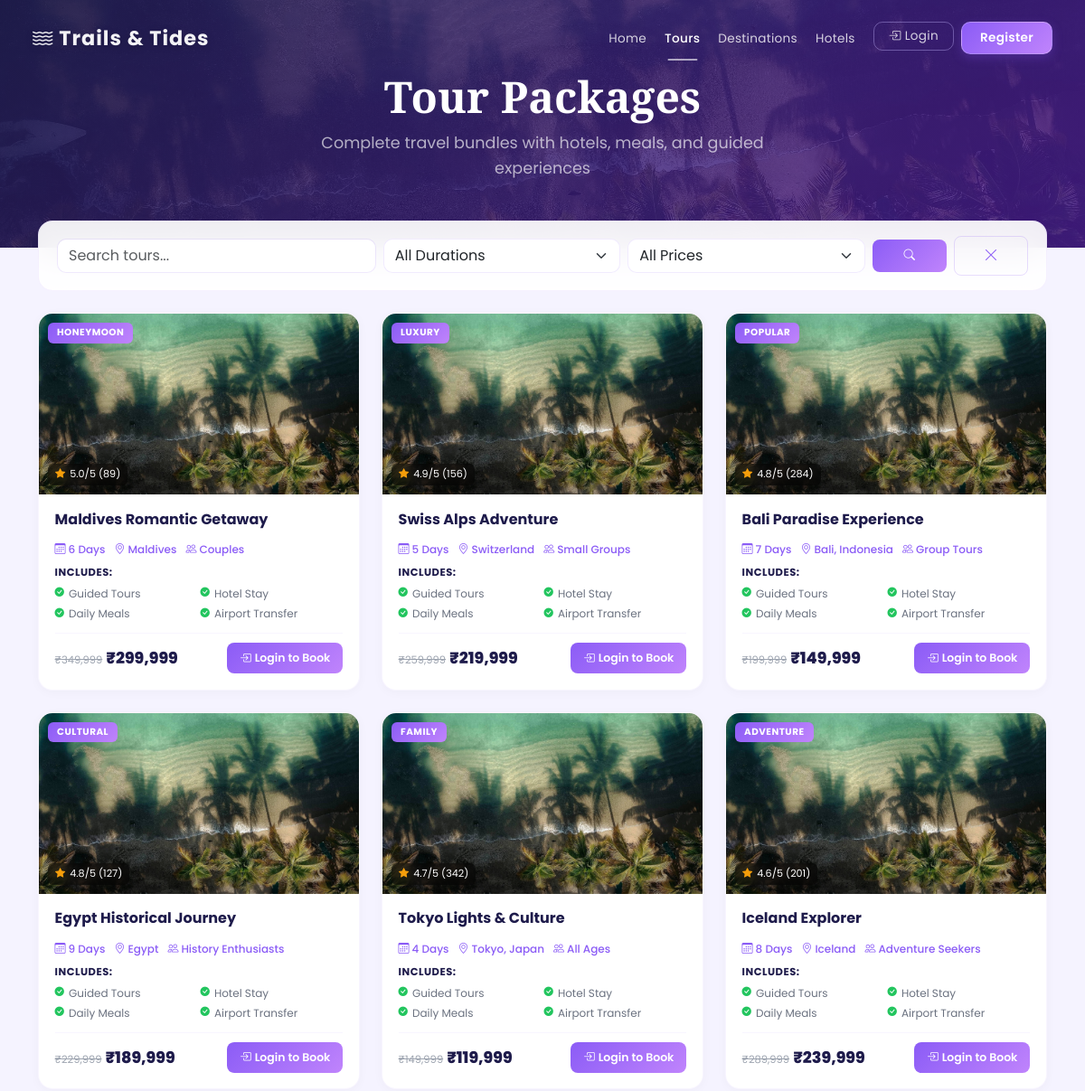
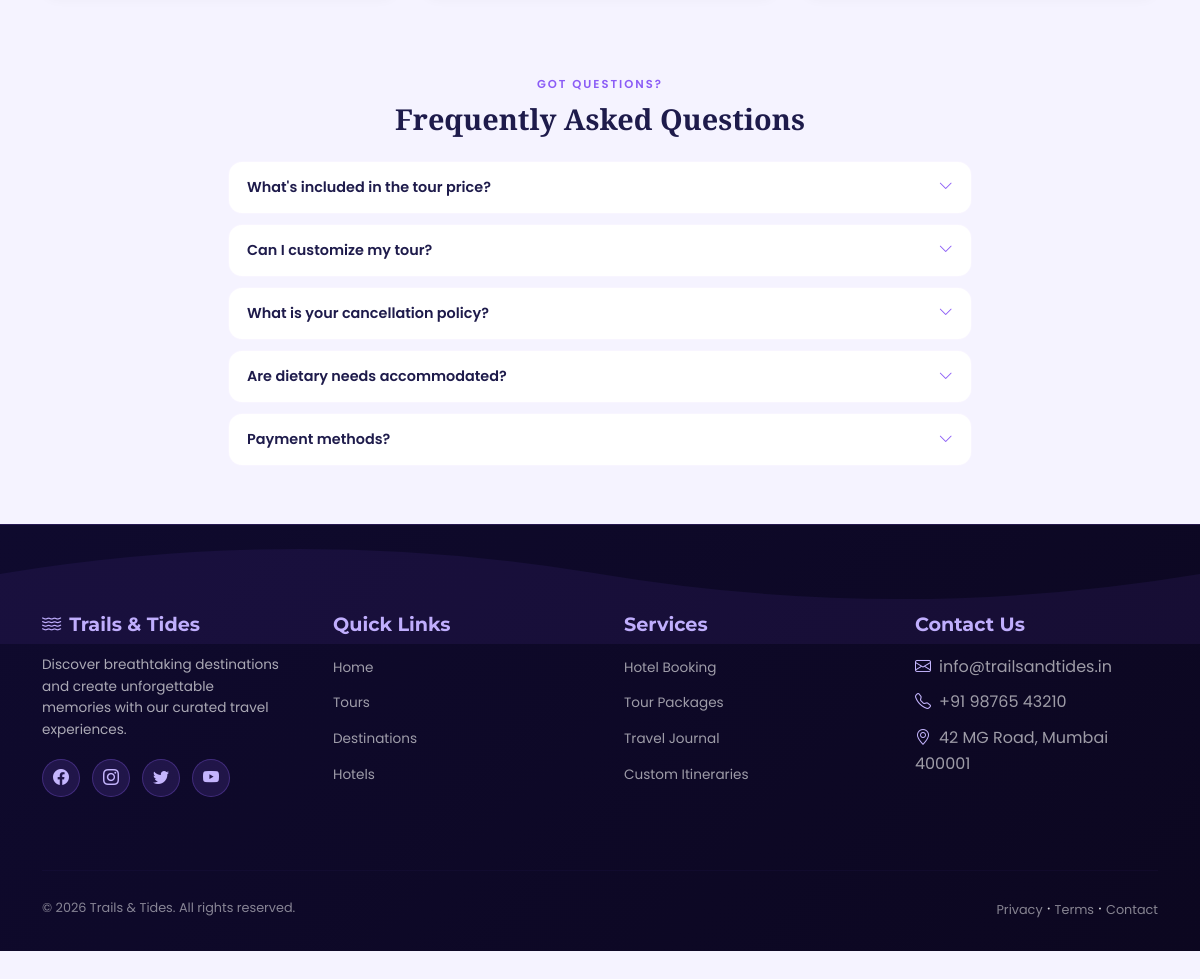
The app's page /tours.php with its own data (2 pictures, top to bottom).
### tables this page shows
CREATE TABLE IF NOT EXISTS tours (
    id INT AUTO_INCREMENT PRIMARY KEY,
    title VARCHAR(200) NOT NULL,
    description TEXT,
    destination VARCHAR(100),
    duration INT DEFAULT 5,
    price DECIMAL(12,2),
    original_price DECIMAL(12,2),
    image_url VARCHAR(500),
    rating DECIMAL(2,1) DEFAULT 4.5,
    reviews INT DEFAULT 0,
    tag VARCHAR(50),
    group_type VARCHAR(50),
    inclusions TEXT,
    created_at TIMESTAMP DEFAULT CURRENT_TIMESTAMP
);

### tours.php (the view, shortened to what this page needs)
<?php include("includes/header.php"); ?>
<?php
$tours_data = $conn->query("SELECT * FROM tours ORDER BY rating DESC");
$tours = [];
if ($tours_data && $tours_data->num_rows > 0) {
    while ($row = $tours_data->fetch_assoc()) {
        $row['inc'] = ['Guided Tours','Hotel Stay','Daily Meals','Airport Transfer'];
        $tours[] = $row;
    }
}
?>
<div class="tours-hero">
    <div class="container">
        <h1 data-aos="fade-up">Tour Packages</h1>
        <p data-aos="fade-up" data-aos-delay="100">Complete travel bundles with hotels, meals, and guided experiences</p>
    </div>
</div>
<div class="container">
    <div class="tours-filter-bar" data-aos="fade-up">
        <div class="row g-2 align-items-center">
            <div class="col-md-4">
                <input type="text" class="form-control" placeholder="Search tours..." id="searchInput">
            </div>
            <div class="col-md-3">
                <select class="form-select" id="filterDuration">
                    <option value="">All Durations</option>
                </select>
            </div>
            <div class="col-md-3">
                <select class="form-select" id="filterPrice">
                    <option value="">All Prices</option>
                </select>
            </div>
            <div class="col-md-1">
                <button class="btn w-100 site-btn" style="padding:9px;" onclick="filterTours()"><i class="bi bi-search"></i></button>
            </div>
            <div class="col-md-1">
                <button class="btn w-100" style="border:1px solid rgba(139,92,246,0.2); border-radius:8px; color:#8b5cf6; padding:9px;" onclick="clearFilters()"><i class="bi bi-x-lg"></i></button>
            </div>
        </div>
    </div>
</div>
<section class="py-4" style="background: #f5f3ff;">
    <div class="container">
        <div class="row g-4">
            <?php foreach($tours as $i => $t): ?>
            <div class="col-lg-4 col-md-6 tour-card-wrap" data-aos="fade-up" data-aos-delay="<?= (($i % 3) + 1) * 100 ?>" data-title="<?= htmlspecialchars(strtolower($t['title'])) ?>" data-dest="<?= htmlspecialchars(strtolower($t['destination'] ?? '')) ?>" data-days="<?= $t['duration'] ?>" data-price="<?= $t['price'] ?>">
                <div class="site-card">
                    <div class="site-card-img-area" style="background-image: url('<?= htmlspecialchars($t['image_url'] ?? 'assets/images/beach.jpg') ?>');">
                        <span class="tour-tag"><?= htmlspecialchars($t['tag'] ?? 'TOUR') ?></span>
                        <span class="tour-rating"><i class="bi bi-star-fill"></i> <?= $t['rating'] ?>/5 (<?= $t['reviews'] ?? 0 ?>)</span>
                    </div>
                    <div class="site-card-body">
                        <h4><?= htmlspecialchars($t['title']) ?></h4>
                        <div class="tour-meta">
                            <span><i class="bi bi-calendar3"></i> <?= $t['duration'] ?> Days</span>
                            <span><i class="bi bi-geo-alt"></i> <?= htmlspecialchars($t['destination'] ?? '') ?></span>
                            <span><i class="bi bi-people"></i> <?= htmlspecialchars($t['group_type'] ?? 'Group') ?></span>
                        </div>
                        <div class="tour-includes">
                            <h6>Includes:</h6>
                            <ul>
                                <?php foreach($t['inc'] as $inc): ?>
                                <li><i class="bi bi-check-circle-fill"></i> <?= $inc ?></li>
                                <?php endforeach; ?>
                            </ul>
                        </div>
                        <div class="site-card-footer">
                            <div>
                                <span class="site-price-old">₹<?= number_format($t['original_price']) ?></span>
                                <span class="site-price">₹<?= number_format($t['price']) ?></span>
                            </div>
                            <?php if(isset($_SESSION['user'])): ?>
                            <button class="site-btn book-btn"
                                data-tour="<?= htmlspecialchars($t['title']) ?>"
                                data-price="<?= $t['price'] ?>"
                                data-days="<?= $t['duration'] ?>"
                                data-dest="<?= htmlspecialchars($t['destination'] ?? '') ?>">
                                <i class="bi bi-airplane me-1"></i>Book Now
                            </button>
                            <?php else: ?>
                            <a href="auth/login.php" class="site-btn"><i class="bi bi-box-arrow-in-right me-1"></i>Login to Book</a>
                            <?php endif; ?>
                        </div>
                    </div>
                </div>
            </div>
            <?php endforeach; ?>
        </div>
    </div>
</section>
<section class="faq-section">
    <div class="container">
        <div class="text-center mb-4" data-aos="fade-up">
            <span style="color: #8b5cf6; font-size: 0.72rem; font-weight: 600; letter-spacing: 2px; text-transform: uppercase;">GOT QUESTIONS?</span>
            <h2 style="color: #1e1b4b; font-family: 'Playfair Display'; font-weight: 800; font-size: 1.8rem; margin-top: 6px;">Frequently Asked Questions</h2>
        </div>
        <div class="col-lg-8 mx-auto">
            <?php
            $faqs = [
                ["What's included in the tour price?", "Our tour packages include accommodation, daily meals, guided tours, airport transfers, and activities. International flights are not included unless specified."],
                ["Can I customize my tour?", "Yes! We offer custom itineraries for groups of 4+. Contact us at +91 98765 43210 to discuss your preferences."],
                ["What is your cancellation policy?", "Free cancellation up to 30 days before departure. 15-30 days: 25% fee. Under 15 days: 50%."],
                ["Are dietary needs accommodated?", "Absolutely! We cater to vegetarian, vegan, Jain, and gluten-free diets. Mention your preferences during booking."],
                ["Payment methods?", "UPI, net banking, credit/debit cards (Visa, Mastercard, RuPay), EMI, PhonePe, Google Pay, and Paytm."],
            ];
            foreach($faqs as $j => $f): ?>
            <div class="faq-item" data-aos="fade-up" data-aos-delay="<?= ($j+1)*50 ?>">
                <div class="faq-q" onclick="toggleFaq(this)"><?= $f[0] ?><i class="bi bi-chevron-down"></i></div>
            </div>
            <?php endforeach; ?>
        </div>
    </div>
</section>
<?php include("includes/footer.php"); ?>

### assets/css/style.css (style rules this page uses)
* { margin: 0; padding: 0; box-sizing: border-box; }
:root { --primary: #8b5cf6; --primary-light: #a78bfa; --primary-lighter: #c4b5fd; --primary-dark: #7c3aed; --primary-glow: rgba(139, 92, 246, 0.15); --secondary: #c084fc; --accent: #f97316; --accent-warm: #fb923c; --teal: #06b6d4; --indigo: #6366f1; --dark: #1e1b4b; --darker: #0f0a2e; --surface: rgba(255, 255, 255, 0.75); --surface-hover: rgba(255, 255, 255, 0.9); --surface-glass: rgba(255, 255, 255, 0.12); --surface-glass-hover: rgba(255, 255, 255, 0.2); --text: #1e1b4b; --text-muted: #6b7280; --text-light: #9ca3af; --lavender-bg: #f5f3ff; --lavender-light: #faf5ff; --border: rgba(139, 92, 246, 0.15); --border-glass: rgba(255, 255, 255, 0.2); --border-hover: rgba(139, 92, 246, 0.35); --shadow-sm: 0 1px 3px rgba(0, 0, 0, 0.05); --shadow-md: 0 4px 16px rgba(0, 0, 0, 0.08); --shadow-lg: 0 20px 50px rgba(0, 0, 0, 0.12); --shadow-glow: 0 8px 32px rgba(139, 92, 246, 0.2); --shadow-glow-lg: 0 16px 48px rgba(139, 92, 246, 0.25); --radius-sm: 10px; --radius-md: 16px; --radius-lg: 20px; --radius-xl: 28px; }
html { scroll-behavior: smooth; }
body { font-family: 'Poppins', sans-serif; background: var(--lavender-bg); color: var(--text); overflow-x: hidden; line-height: 1.6; }
.tour-rating { font-size: 0.85rem; color: var(--text-muted); }
.tours-hero { position: relative; height: 500px; background-size: cover; background-position: center; background-attachment: fixed; display: flex; align-items: center; justify-content: center; }
.tour-tag { position: absolute; top: 16px; left: 16px; background: linear-gradient(135deg, var(--primary), var(--secondary)); color: white; padding: 5px 12px; border-radius: 16px; font-size: 0.72rem; font-weight: 600; z-index: 2; }
.tour-rating { position: absolute; bottom: 12px; left: 16px; background: rgba(255, 255, 255, 0.9); color: var(--dark); padding: 6px 12px; border-radius: 8px; font-size: 0.82rem; z-index: 2; backdrop-filter: blur(10px); }
.faq-section { background: linear-gradient(180deg, var(--lavender-light), var(--lavender-bg)); }
.tours-hero { height: 350px; background-size: cover; background-position: center; position: relative; display: flex; align-items: center; }
.tours-hero .container { position: relative; z-index: 1; }
.tours-hero h1 { color: white; font-family: 'Playfair Display'; }
.tours-hero p { color: rgba(255,255,255,0.7); }
.tour-tag { background: linear-gradient(135deg, #8b5cf6, #c084fc); color: white; padding: 5px 14px; border-radius: 10px; font-size: 0.72rem; font-weight: 700; letter-spacing: 0.5px; }
.tour-rating { background: rgba(0,0,0,0.5); color: white; padding: 5px 12px; border-radius: 10px; font-size: 0.75rem; backdrop-filter: blur(8px); }
.tour-rating .bi-star-fill { color: #f59e0b; }
.faq-section { background: linear-gradient(135deg, #1e1b4b, #312e81); }

### records on screen
tours: tag "HONEYMOON", rating "5.0", reviews "89", title "Maldives Romantic Getaway", duration "6", destination "Maldives", group_type "Couples", inc "Guided Tours", inc "Hotel Stay", inc "Daily Meals", inc "Airport Transfer", original_price "349,999", price "299,999"
tours: tag "LUXURY", rating "4.9", reviews "156", title "Swiss Alps Adventure", duration "5", destination "Switzerland", group_type "Small Groups", inc "Guided Tours", inc "Hotel Stay", inc "Daily Meals", inc "Airport Transfer", original_price "259,999", price "219,999"
tours: tag "POPULAR", rating "4.8", reviews "284", title "Bali Paradise Experience", duration "7", destination "Bali, Indonesia", group_type "Group Tours", inc "Guided Tours", inc "Hotel Stay", inc "Daily Meals", inc "Airport Transfer", original_price "199,999", price "149,999"
tours: tag "CULTURAL", rating "4.8", reviews "127", title "Egypt Historical Journey", duration "9", destination "Egypt", group_type "History Enthusiasts", inc "Guided Tours", inc "Hotel Stay", inc "Daily Meals", inc "Airport Transfer", original_price "229,999", price "189,999"
tours: tag "FAMILY", rating "4.7", reviews "342", title "Tokyo Lights & Culture", duration "4", destination "Tokyo, Japan", group_type "All Ages", inc "Guided Tours", inc "Hotel Stay", inc "Daily Meals", inc "Airport Transfer", original_price "149,999", price "119,999"
tours: tag "ADVENTURE", rating "4.6", reviews "201", title "Iceland Explorer", duration "8", destination "Iceland", group_type "Adventure Seekers", inc "Guided Tours", inc "Hotel Stay", inc "Daily Meals", inc "Airport Transfer", original_price "289,999", price "239,999"

### other values on screen
$f[0] "What's included in the tour price?"
$f[0] "Can I customize my tour?"
$f[0] "What is your cancellation policy?"
$f[0] "Are dietary needs accommodated?"
$f[0] "Payment methods?"
